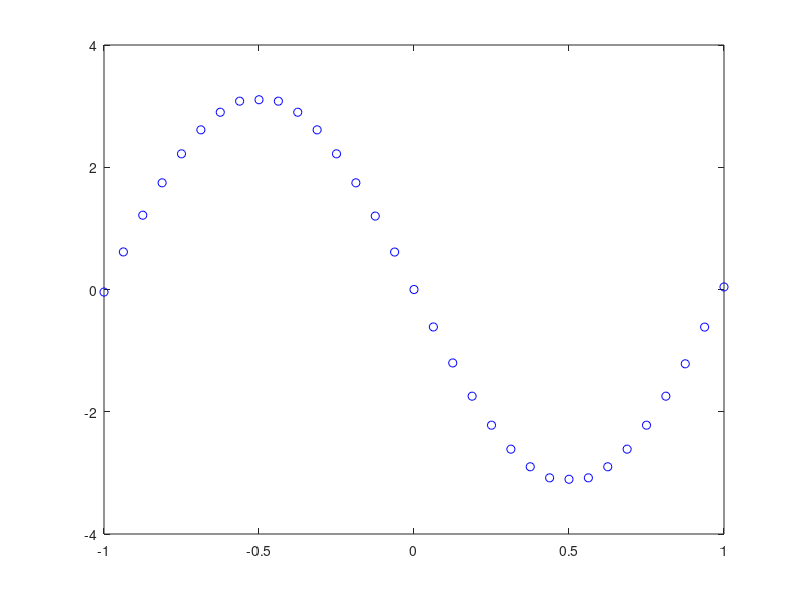

Recreate this plot in MATLAB.
clc, clear all, clf

% input data:
D=load('derivative.dat');
x=D(:,1);
for i=2:length(x)
    h=x(i)-x(i-1)
end
u=D(:,2);
figure(1)
for i=1:length(x)
    plot(x(i),u(i),'bo'), hold on
end